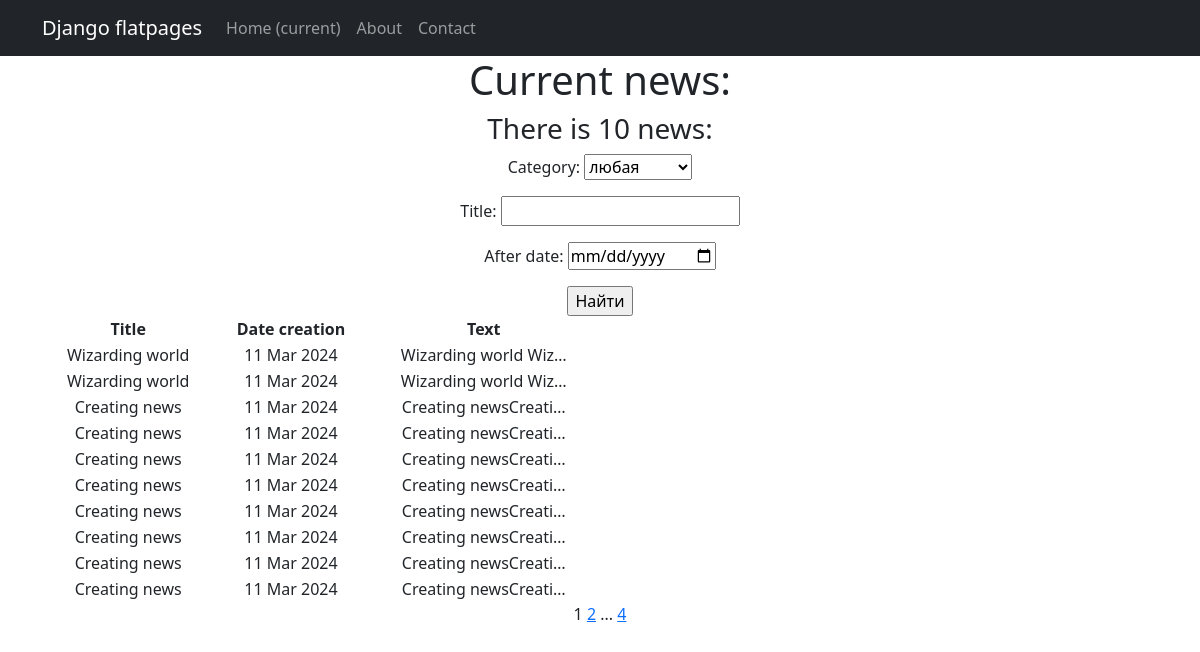
The app's page /news/search/ with its own data.
### newapp/models.py (models this page shows, shortened)
class Post(models.Model):# содержать в себе статьи и новости, которые создают пользователи
    author = models.ForeignKey(Author, on_delete = models.CASCADE)# связь «один ко многим» с моделью Author;
    News = 'NW'# новость
    Article = 'AR'# статья
    CATEGORY_CHOICES = (
        (News, 'Новость'),
        (Article, 'Статья')
    )
    categoryType = models.CharField(max_length = 2, choices = CATEGORY_CHOICES, default = Article)# поле с выбором — «статья» или «новость»;
    dateCreation = models.DateTimeField(auto_now_add = True)# автоматически добавляемая дата и время создания;
    postCategory = models.ManyToManyField(Category, through= 'PostCategory')# связь «многие ко многим» с моделью Category (с дополнительной моделью PostCategory);
    title = models.CharField(max_length= 128) # заголовок статьи/новости;
    text = models.TextField() # текст статьи/новости;
    rating = models.SmallIntegerField(default=0)# рейтинг статьи/новости.

### newapp/views.py (the view)
# urls.py: path('search/', NewsSearch.as_view(), name='news_search'),
class NewsSearch(ListView):
    model = Post
    ordering = '-dateCreation'
    template_name = 'news_search.html'
    context_object_name = 'news_search'
    paginate_by = 10  # вот так мы можем указать количество записей на странице
    def get_queryset(self):
        queryset = super().get_queryset()
        self.filterset = NewsFilter(self.request.GET, queryset)
        return self.filterset.qs
    def get_context_data(self, **kwargs):
        context = super().get_context_data(**kwargs)
        context['filterset'] = self.filterset
        return context

### newapp/models.py (called while the page is built)
    def __str__(self): #__str__() – магический метод для отображения информации об объекте класса для пользователей
        return self.name

### newapp/templatetags/custom_filters.py (called while the page is built)
@register.filter()
def censor(value):
    for word in censor_list:
        value = value.replace(word[1:], '*' * len(word[1:])) #Строковый метод str.replace(old, new[, count]) вернет копию строки,
    return value # Возвращаемое функцией значение подставится в шаблон.

### newapp/templates/news_search.html (shortened to what this page needs)
{% extends 'flatpages/default.html' %}
{% load custom_filters %}
{% block content %}
<h1>Current news:</h1>
<h3>There is {{news_search|length}} news:</h3>
   <form action="" method="get">
       {{ filterset.form.as_p }}
       <input type="submit" value="Найти" />
   </form>
{% if news_search %}
    <table width="50%">
        <tr>
            <td> <b>Title </b> </td>
            <td> <b>Date creation</b> </td>
            <td> <b>Text</b> </td>
        </tr>
           {% for one_news in news_search %}
           <tr>
               <td>{{ one_news.title|censor }}</td>
               <td>{{ one_news.dateCreation|date:"d M Y"}}</td>
               <td>{{ one_news.text|truncatechars:20|censor}}</td>
           </tr>
           {% endfor %}
    </table>
{% else %}
       <h2>No current news!</h2>
{% endif %}
   {{ page_obj.number }}
   {% if page_obj.has_next %}
       <a href="?page={{ page_obj.next_page_number }}">{{ page_obj.next_page_number }}</a>
       {% if paginator.num_pages != page_obj.next_page_number %}
           ...
           <a href="?page={{ page_obj.paginator.num_pages }}">{{ page_obj.paginator.num_pages }}</a>
       {% endif %}
   {% endif %}
{% endblock content%}

### records on screen
Post: title|censor "Wizarding world", dateCreation "11 Mar 2024", text|censor "Wizarding world Wiz…"
Post: title|censor "Wizarding world", dateCreation "11 Mar 2024", text|censor "Wizarding world Wiz…"
Post: title|censor "Creating news", dateCreation "11 Mar 2024", text|censor "Creating newsCreati…"
Post: title|censor "Creating news", dateCreation "11 Mar 2024", text|censor "Creating newsCreati…"
Post: title|censor "Creating news", dateCreation "11 Mar 2024", text|censor "Creating newsCreati…"
Post: title|censor "Creating news", dateCreation "11 Mar 2024", text|censor "Creating newsCreati…"
Post: title|censor "Creating news", dateCreation "11 Mar 2024", text|censor "Creating newsCreati…"
Post: title|censor "Creating news", dateCreation "11 Mar 2024", text|censor "Creating newsCreati…"
Post: title|censor "Creating news", dateCreation "11 Mar 2024", text|censor "Creating newsCreati…"
Post: title|censor "Creating news", dateCreation "11 Mar 2024", text|censor "Creating newsCreati…"

### other values on screen
{{ news_search|length }} "10"
{{ page_obj.number }} "1"
{{ page_obj.next_page_number }} "2"
{{ page_obj.paginator.num_pages }} "4"
